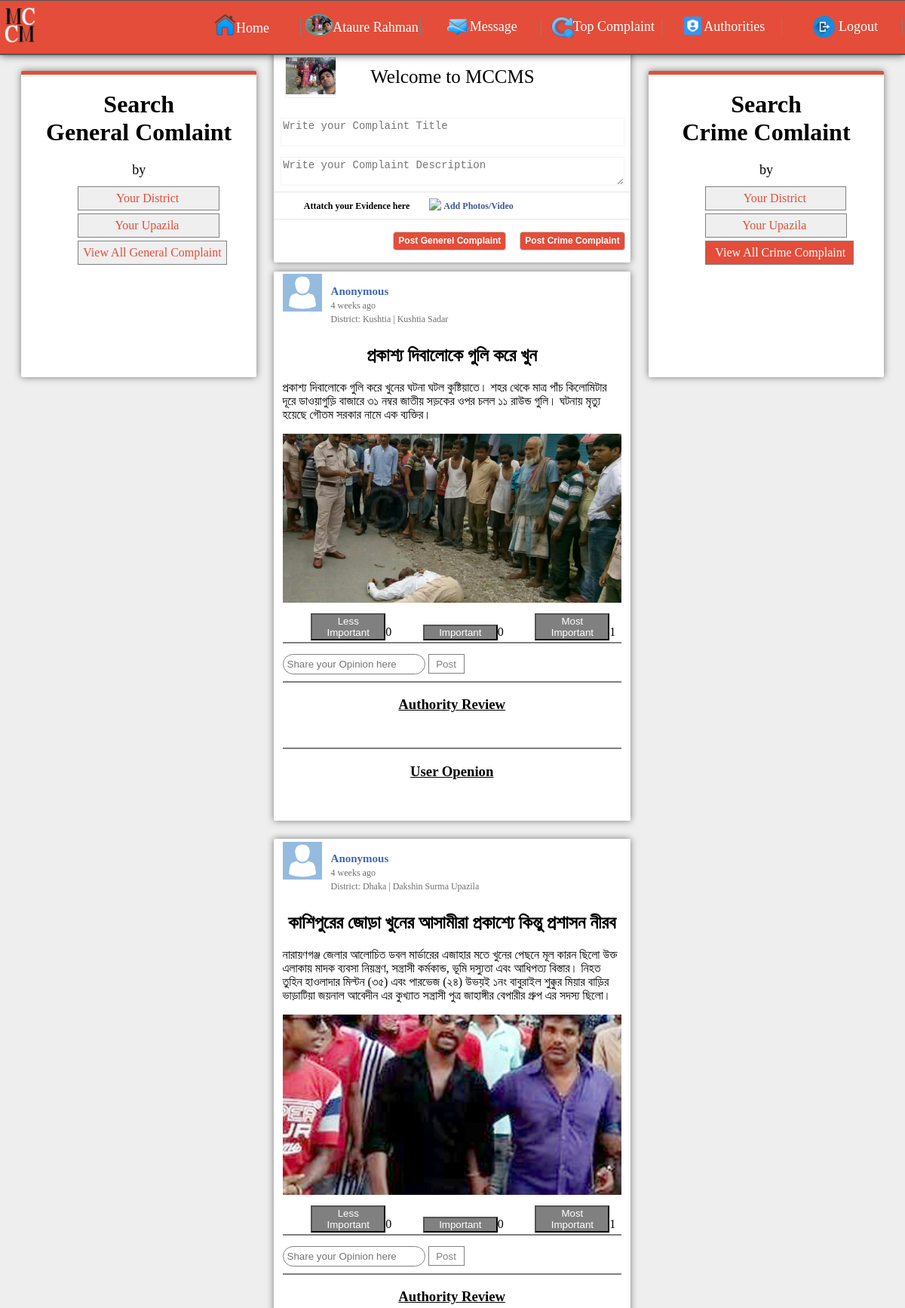
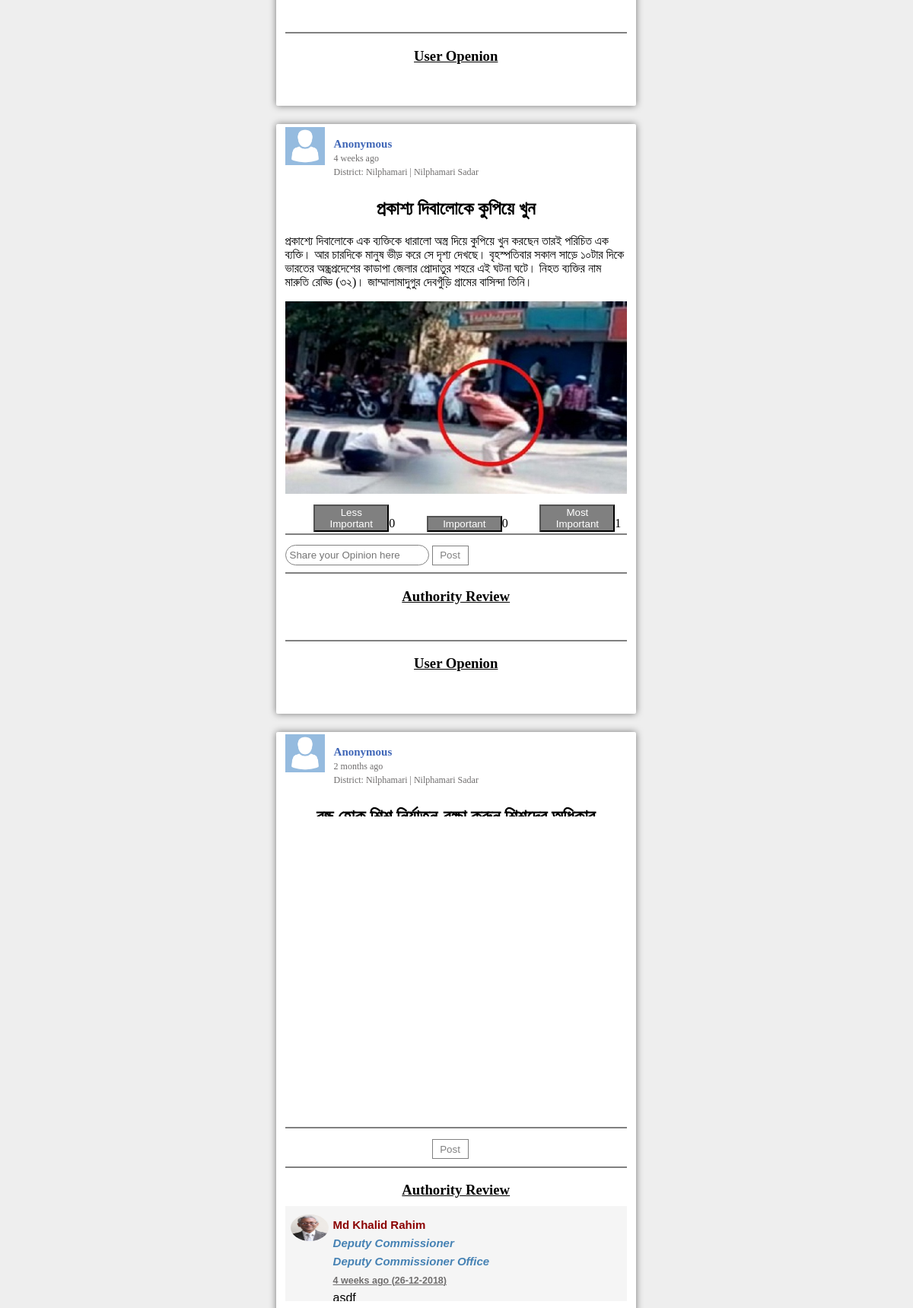
The app's page /home_crime.php (signed in, upper part) with its own data (2 pictures, top to bottom).
### tables this page shows
CREATE TABLE `user_info` (
  `SL` int(11) NOT NULL,
  `user_name` varchar(40) NOT NULL,
  `full_name` varchar(40) NOT NULL,
  `password` varchar(40) NOT NULL,
  `mail_address` varchar(40) NOT NULL,
  `nid_no` int(20) NOT NULL,
  `date_birth` date NOT NULL,
  `division_name` varchar(40) NOT NULL,
  `district_name` varchar(30) NOT NULL,
  `district_code` varchar(30) NOT NULL,
  `upazila_name` varchar(30) NOT NULL,
  `upazila_code` varchar(30) NOT NULL,
  `profile_image` varchar(100) NOT NULL,
  `status` int(50) NOT NULL DEFAULT '1',
  `post_status` int(50) NOT NULL DEFAULT '1'
);

CREATE TABLE `complaint` (
  `post_id` int(100) NOT NULL,
  `user_id` varchar(40) NOT NULL,
  `user_fullname` varchar(40) NOT NULL,
  `post_title` text NOT NULL,
  `post_text` text NOT NULL,
  `attatchment` varchar(100) NOT NULL,
  `date_time` timestamp NOT NULL DEFAULT CURRENT_TIMESTAMP,
  `post_type` varchar(40) NOT NULL,
  `upazila_code` varchar(40) NOT NULL,
  `district_code` varchar(50) NOT NULL,
  `post_date` date NOT NULL
);

CREATE TABLE `authority_review` (
  `review_id` int(11) NOT NULL,
  `authority_user_id` varchar(100) NOT NULL,
  `post_id` varchar(100) NOT NULL,
  `review_text` varchar(255) NOT NULL,
  `review_timestamp` timestamp NOT NULL DEFAULT CURRENT_TIMESTAMP,
  `review_date` varchar(11) NOT NULL
);

CREATE TABLE `authority_info` (
  `au_id` int(11) NOT NULL,
  `au_name` varchar(255) NOT NULL,
  `au_user_id` varchar(255) NOT NULL,
  `au_password` varchar(255) NOT NULL,
  `au_email` varchar(100) NOT NULL,
  `contact` varchar(50) NOT NULL,
  `au_home_district` varchar(255) NOT NULL,
  `designation` varchar(255) NOT NULL,
  `organization` varchar(255) NOT NULL,
  `working_division` varchar(255) NOT NULL,
  `working_district` varchar(255) NOT NULL,
  `working_upazila` varchar(255) NOT NULL,
  `au_nid` varchar(255) NOT NULL,
  `date_birth` date NOT NULL,
  `reg_date` date NOT NULL,
  `pro_image` varchar(255) NOT NULL,
  `status` int(11) NOT NULL DEFAULT '0'
);

### main/functions.php (called while the page is built, shortened)
<?php
	class  Main{
		public function timeAgo($time_ago){
  $time_ago        = strtotime($time_ago);
  $current_time    = time();
  $time_difference = $current_time - $time_ago;
  $seconds         = $time_difference;
  $minutes = round($seconds / 60);
  $hours   = round($seconds / 3600);
  $days    = round($seconds / 86400);
  $weeks   = round($seconds / 604800);
  $months  = round($seconds / 2629440);
  $years   = round($seconds / 31553280);
  if ($seconds <= 60){
    return "Just Now";
  } else if ($minutes <= 60){
    if ($minutes == 1){
      return "one minute ago";
    } else {
      return "$minutes minutes ago";
    }
  } else if ($hours <= 24){
    if ($hours == 1){
      return "an hour ago";
    } else {
      return "$hours hrs ago";
    }
  } else if ($days <= 7){
    if ($days == 1){
      return "yesterday";
    } else {
      return "$days days ago";
    }
  } else if ($weeks <= 4.3){
    if ($weeks == 1){
      return "a week ago";
    } else {
      return "$weeks weeks ago";
    }
  } else if ($months <= 12){
    if ($months == 1){
      return "a month ago";
    } else {
      return "$months months ago";
    }
  } else {
    if ($years == 1){
      return "one year ago";
    } else {
      return "$years years ago";
    }
  }
		}
	}
?>

### home_crime.php (the view, shortened to what this page needs)
<?php
	include 'main/functions.php';
	$get    = new Main;
?>
<!DOCTYPE html>
<html lang="en">
<head>
	<link rel="stylesheet" href="css/home.css">
</head>
<body>
	<?php include 'header.php'; ?>
	<div class="container">
		<div class="post_body">
			<div class="post_body_left">
				<div class="post_body_left_container">
					<h1 align="center">Search <br> General Comlaint</h1>
					<p style="text-align: center; font-size: 18px;">by</p>
						<a style="padding-left: 16%; padding-right: 16.8%;" href="home_for_district.php">Your District</a> <br><br>
						<a style="padding-left: 15.5%; padding-right: 16.9%;" href="home_for_upazila.php">Your Upazila</a> <br><br>
						<a href="home_general.php">View All General Complaint</a>
				</div>
			</div>
			<div class="post_body_middle">
				<form action="post_insert_sql.php" method="post" enctype="multipart/form-data">
					<div class="create_post">
						<div class="c-body">
							<div class="body-left">
								<div class="img-box">
									<img style="width: 100%; height: 100%;" src="uploads/<?php echo $pro_image ?>"></img>
								</div>
							</div>
							<div class="body-right">
								<br>
								<label style="margin-top: 10%; margin-left: 10%; font-size: 25px;"> Welcome to MCCMS</label>
								<br>
								<br>
								<br>
								<textarea style="resize: none;" class="text-type" name="status_title" placeholder="Write your Complaint Title" required></textarea>
								<textarea class="text-type" name="status" placeholder="Write your Complaint Description" required></textarea>
							</div>
						</div>
						<div class="c-middle">
								<div class="c-m-inner">
									<ul>
										<li>
											<label>Attatch your Evidence here</label>
											<li>
											</li>
											<li>
												<img src="img/icon1.png"></img><a href="#" id="uploadTrigger" name="post_image">Add Photos/Video</a>
											</li>
										</li>
									</ul>
								</div>
						</div>
						<div class="c-footer">
							<div class="right-box">
								<ul>
									<li><input type="submit" name="submit_general" value="Post Generel Complaint" class="btn1"/></li>
									<li><input type="submit" name="submit_crime" value="Post Crime Complaint" class="btn2"/></li>
								</ul>
							</div>
						</div>
						</div>
				</form>
				<?php
					$post_type_c="Crime";
					$sql_post_view = mysqli_query($conn, "SELECT * FROM complaint, user_info WHERE  complaint.post_type='$post_type_c' AND user_info.full_name=complaint.user_fullname ORDER BY post_id DESC");
						while ($row_post = mysqli_fetch_array($sql_post_view))
				       		{
				       			$time_ago=$row_post['date_time'];
				       	?>
							<div class="post-show" id="<?php echo $row_post['post_id']; ?>">
								<div class="post-show-inner">
									<div class="post-header">
										<div class="post-left-box">
											<div class="id-img-box"><img src="img/default.png"></img></div>
											<div class="id-name">
												<ul>
													<li><a href="#">Anonymous</a></li>
													<li><small style="color: #706E6E"><?php echo $get->timeAgo($time_ago); ?></small></li>
													<li><small style="color: #706E6E;">District: <?php echo $row_post['district_name']; ?> | <?php echo $row_post['upazila_name']; ?></small></li>
												</ul>
											</div>
										</div>
									</div>
									<br>
					<div class="post-body">
						<div class="post-header-text">
							<h2 align="center"><?php echo $row_post['post_title']; ?></h2>
							<p><?php echo $row_post['post_text']; ?></p>
						</div>
						<div class="post-img">
							<center>
								<?php
								if (isset($row_post['attatchment']) || !empty($row_post['attatchment'])) { ?>
							<img align="center" src="post_image/<?php echo $row_post['attatchment']; ?>" style="color: gray;"></img>
								<?php
								}
								?>
							</center>
						</div>
						<?php
							       $post_id= $row_post['post_id'];
				       $sql_less_important_count = mysqli_query($conn, "SELECT SUM(less_important_count) FROM rating WHERE post_id=$post_id");
					while ($row1 = mysqli_fetch_array($sql_less_important_count))
				       {
				       	$less_count= $row1['SUM(less_important_count)'];
				       }
				       $sql_important_count = mysqli_query($conn, "SELECT SUM(important_count) FROM rating WHERE post_id=$post_id");
					while ($row2 = mysqli_fetch_array($sql_important_count))
				       {
				       	$im_count= $row2['SUM(important_count)'];
				       }
				       $sql_most_important_count = mysqli_query($conn, "SELECT SUM(most_important_count) FROM rating WHERE post_id=$post_id");
					while ($row3 = mysqli_fetch_array($sql_most_important_count))
				       {
				       	$most_count= $row3['SUM(most_important_count)'];
				       }
						?>
						<div class="post-footer">
							<div class="post_footer_inner">
								<form action="rating_sql.php" method="POST">
									<?php
								       $fetch=false;
									if($fetch==false)
									{ ?>
									    <button class="review_btn" name="less_im_btn">Less Important</button><?php echo $less_count; ?>
										<button class="review_btn" name="im_btn">Important</button><?php echo $im_count; ?>
										<button class="review_btn" name="more_i_btn">Most Important</button><?php echo $most_count; ?>
									<?php }
									?>
								</form>
							</div>
						</div>
						<br>
						<hr style="margin-top: 2%; margin-bottom: 3%; border:0.5px solid gray;">
							<div class="comment_div">
								<form action="comment_sql.php" method="POST">
									<input type="text" class="comment_input_box" name="comment" placeholder="Share your Opinion here">
									<button class="post_comment_button" name="p_c_btn">Post</button>
								</form>
								<hr style="margin-top: 2%; margin-bottom: 3%; border:0.5px solid gray;">
								<div class="authority_review" >
									<h3 style="background-color: white; text-decoration: underline;" align="center">Authority Review</h3>
									<div class="authority_review_container">
										<div class="review_content" >
										<?php
											$sql_review=mysqli_query($conn, "SELECT * FROM authority_review, authority_info WHERE authority_info.au_user_id=authority_review.authority_user_id AND authority_review.post_id=$post_id ORDER BY review_id DESC");
											while ($row_rev=mysqli_fetch_array($sql_review)) {
													$time_ago=$row_rev['review_timestamp'];
												?>
										<div id="" class="review_show_body" style="margin: -3% 2%;">
											<div class="user_image_comment">
												<img style="width: 100%; height: 100%; margin: 25px -2px; border-radius: 50%;" src="authority/uploads/<?php echo $row_rev['pro_image']; ?>" alt="Image">
											</div>
											<div class="authority_review_info" style="background: transparent;">
													<p><b style="font-size: 15px; color: darkred;"><?php echo $row_rev['au_name']; ?><br><b style="font-style: italic; color: steelblue;"><?php echo $row_rev['designation']; ?><br><?php echo $row_rev['organization']; ?></b><br><small style="color: #706E6E; text-decoration: underline;"><?php echo $get->timeAgo($time_ago); ?> (<?php echo $row_rev['review_date']; ?>)</small></b> <br>
														<?php echo $row_rev['review_text']; ?>
													</p>
											</div>
											</div>
											<?php
											}
											?>
										</div>
									</div>
								</div>
													<hr style="margin-top: 2%; margin-bottom: 2%; border:0.5px solid gray;">
												<h3 style="text-decoration: underline;" align="center">User Openion</h3>
							</div>
						<br>
						<br>
					</div>
								</div>
							</div>
							<?php
				       		}
							?>
				</div>
				<div class="post_body_right">
					<div class="post_body_right_container">
						<h1 align="center">Search <br> Crime Comlaint</h1>
						<p style="text-align: center; font-size: 18px;">by</p>
						<a style="padding-left: 16%; padding-right: 16.8%;" href="home_for_district_crime.php">Your District</a> <br><br>
						<a style="padding-left: 15.5%; padding-right: 16.9%;" href="home_for_upazila_crime.php">Your Upazila</a> <br><br>
						<a style="background-color: #e44d3a; color: white; padding-left: 4%; padding-right: 3.1%;" href="home_crime.php">View All Crime Complaint</a>
					</div>
				</div>
		</div>
	</div>
</body>
</html>

### header.php (shortened to what this page needs)
<!DOCTYPE html>
<html lang="en">
<head>
	<link rel="stylesheet" href="css/home.css">
</head>
<body>
<?php
include 'connection.php';
$current_user_id=$_SESSION["user_id"];
$sql = mysqli_query($conn, "SELECT * FROM user_info WHERE user_name='$current_user_id'");
		while ($row = mysqli_fetch_array($sql))
	       {
	       	$pro_image 	= 	$row['profile_image'];
	       }
?>
	<header class="header">
		<div class="header_container">
			<div class="header_info_left">
				<div class="header_logo">
					<img style="width: 100%; height: 100%;" src="img/logo.png" alt="Logo">
				</div>
			</div>
			<div class="header_info_right">
				<nav>
					<ul>
						<table style="width: 100%; table-layout: fixed;">
							<tr>
								<td>
									<li>
										<a class="home_li" href="home_general.php"><img style="height: 2%; width: 19%; margin: -3% 0%;" src="img/home.png" alt="">Home</a>
									</li>
								</td>
								<td>
									<li>
										<a href="about_me.php"><img style="height: 3%; width: 22%; margin: -3% 0%; border-radius: 50%; border: 1px solid #00CCCC;" src="uploads/<?php echo $pro_image ?>" alt=""><?php echo $_SESSION["user_fullname"]; ?></a>
									</li>
								</td>
								<td>
									<li>
										<a href="message_page.php"><img style="height: 2%; width: 19%; margin: -6% 0%;" src="img/message.png" alt="">Message</a>
									</li>
								</td>
								<td>
									<li>
										<a href="top_complaint.php"><img style="height: 2%; width: 19%; margin: -6% 0%;" src="img/top_complaint.png" alt="">Top Complaint</a>
									</li>
								</td>
								<td>
									<li>
										<a href="authorities.php"><img style="height: 2%; width: 19%; margin: -5% 0%;" src="img/authority.png" alt="">Authorities</a>
									</li>
								</td>
								<td>
									<li>
										<a href="logout_sql.php"><img style="height: 2%; width: 19%; margin: -6% 3%;" src="img/logout.png" alt="">Logout</a>
									</li>
								</td>
							</tr>
						</table>
					</ul>
				</nav>
			</div>
		</div>
	</header>
</body>
</html>

### records on screen
user_info: profile_image (picture)
complaint: date_time "4 weeks ago", user_info.district_name "Kushtia", user_info.upazila_name "Kushtia Sadar", post_title "প্রকাশ্য দিবালোকে গুলি করে খুন", post_text "প্রকাশ্য দিবালোকে গুলি করে খুনের ঘটনা ঘটল কুষ্টিয়াতে। শহর থেকে মাত্র পাঁচ কিলোমিটার দূরে ডাওয়াগুড়ি বাজারে ৩১ নম্বর জাতীয় সড়কের ওপর চলল ১১ রাউন্ড গুলি। ঘটনায় মৃত্যু হয়েছে গৌতম সরকার নামে এক ব্যক্তির।", attatchment (picture), less_count "0", im_count "0", most_count "1"
complaint: date_time "4 weeks ago", user_info.district_name "Dhaka", user_info.upazila_name "Dakshin Surma Upazila", post_title "কাশিপুরের জোড়া খুনের আসামীরা প্রকাশ্যে কিন্তু প্রশাসন নীরব", post_text "নারায়ণগঞ্জ জেলার আলোচিত ডবল মার্ডারের এজাহার মতে খুনের পেছনে মূল কারন ছিলো উক্ত এলাকায় মাদক ব্যবসা নিয়ন্ত্রণ, সন্ত্রাসী কর্মকান্ড, ভূমি দস্যুতা এবং আধিপত্য বিস্তার। নিহত তুহিন হাওলাদার মিল্টন (৩৫) এবং পারভেজ (২৪) উভয়ই ১নং বাবুরাইল শুক্কুর মিয়ার বাড়ির ভাড়াটিয়া জয়নাল আবেদীন এর কুখ্যাত সন্ত্রাসী পুত্র জাহাঙ্গীর বেপারীর গ্রুপ এর সদস্য ছিলো।", attatchment (picture), less_count "0", im_count "0", most_count "1"
complaint: date_time "4 weeks ago", user_info.district_name "Nilphamari", user_info.upazila_name "Nilphamari Sadar", post_title "প্রকাশ্য দিবালোকে কুপিয়ে খুন", post_text "প্রকাশ্যে দিবালোকে এক ব্যক্তিকে ধারালো অস্ত্র দিয়ে কুপিয়ে খুন করছেন তারই পরিচিত এক ব্যক্তি। আর চারদিকে মানুষ ভীড় করে সে দৃশ্য দেখছে। বৃহস্পতিবার সকাল সাড়ে ১০টার দিকে ভারতের অন্ধ্রপ্রদেশের কাডাপা জেলার প্রোদাতুর শহরে এই ঘটনা ঘটে। নিহত ব্যক্তির নাম মারুতি রেড্ডি (৩২)। জাম্মালামাদুগুর দেবগুঁড়ি গ্রামের বাসিন্দা তিনি।", attatchment (picture), less_count "0", im_count "0", most_count "1"
complaint: date_time "2 months ago", user_info.district_name "Nilphamari", user_info.upazila_name "Nilphamari Sadar", post_title "বন্ধ হোক শিশু নির্যাতন-রক্ষা করুন শিশুদের অধিকার", attatchment (picture)
authority_review: authority_info.pro_image (picture), authority_info.au_name "Md Khalid Rahim", authority_info.designation "Deputy Commissioner", authority_info.organization "Deputy Commissioner Office", review_timestamp "4 weeks ago", review_date "26-12-2018", review_text "asdf"

### other values on screen
$_SESSION["user_fullname"] "Ataure Rahman"
